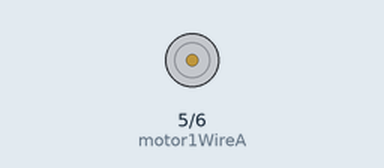
A sketch run on a simulated Arduino Uno, built with avr-gcc and run on an emulated ATmega328P. Shown: motor-driver pin pairs drawn as motors (green arrow = first pin HIGH = forward, orange = second pin HIGH = backward, longer = more drive).

Above: at 0.1 s.
At 10.1 s:
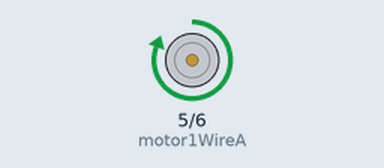
At 77.6 s:
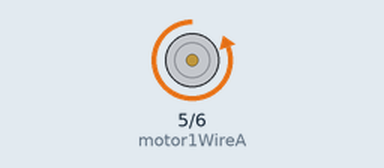
Timing chart, 0 to 81.0 s (numbered marks = the images above):
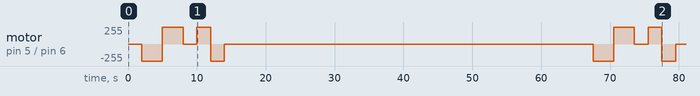

The sketch:

basicMotorControlDemo_-_MODIFIED.ino.ino
```cpp
//A "starter" program to help you get your motors
//running and controllable...

//There are two pins for each motor whose
//state will determing the state of movement
//for that motor (still, running, power, direction)
int motor1WireA = 5;
int motor1WireB = 6;
int motor2WireA = 10;
int motor2WireB = 11;

void setup() {
  //I will setup and demonstrate one motor here.
  //The arduio will be setting the state of these
  //wires, so these should be setup as OUTPUTs
  pinMode(motor1WireA, OUTPUT);
  pinMode(motor1WireB, OUTPUT);
}

void loop() {
  //I will set the motors to hold a certain state
  //for a certain time, to avoid continuous running
  //and fast battery drain.  This variable will
  //help to do that. To see the whole "routine" again,
  //press the reset button fixed to the arduino.
  int timePassed = millis();

  //For the first two seconds of testing
  if (timePassed < 2000) {
    //keep motor off
    digitalWrite(motor1WireA, LOW);
    digitalWrite(motor1WireB, LOW);
  }
  //for the next three seconds...
  if (timePassed >= 2000 && timePassed < 5000) {
    //spin the motors
    digitalWrite(motor1WireA, LOW);
    digitalWrite(motor1WireB, HIGH);
  }
  //for the next three seconds...
  if (timePassed >= 5000 && timePassed < 8000) {
    //spin in the other direction
    digitalWrite(motor1WireA, HIGH);
    digitalWrite(motor1WireB, LOW);
  }
  //finally, once we have seen the test pattern...
  if (timePassed >= 8000 && timePassed < 10000) {
    //spin in the other direction
    digitalWrite(motor1WireA, LOW);
    digitalWrite(motor1WireB, LOW);
  }

  if (timePassed >= 10000 && timePassed < 12000) {
    //spin in the other direction
    digitalWrite(motor1WireA, HIGH);
    digitalWrite(motor1WireB, LOW);


    digitalWrite(motor2WireA, HIGH);
    digitalWrite(motor2WireB, LOW);
  }

  if (timePassed >= 12000 && timePassed < 14000) {
    //spin in the other direction
    digitalWrite(motor1WireA, LOW);
    digitalWrite(motor1WireB, HIGH);


    digitalWrite(motor2WireA, LOW);
    digitalWrite(motor2WireB, HIGH);
  }

  if (timePassed >= 14000) {
    //spin in the other direction
    digitalWrite(motor1WireA, LOW);
    digitalWrite(motor1WireB, LOW);

    digitalWrite(motor2WireA, LOW);
    digitalWrite(motor2WireB, LOW);
  }

}
```

Measured:
- by itself, motor on pin 5 (motor1WireA) / pin 6 (motor1WireB): stopped → backward 255/255 at 2.0 s, → forward 255/255 3.0 s later, → stopped 3.0 s later, → forward 255/255 2.0 s later, … (12 changes in this stretch)
